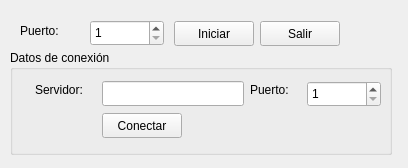
<?xml version="1.0" encoding="UTF-8"?>
<ui version="4.0">
 <class>Widget</class>
 <widget class="QWidget" name="Widget">
  <property name="geometry">
   <rect>
    <x>0</x>
    <y>0</y>
    <width>408</width>
    <height>168</height>
   </rect>
  </property>
  <property name="windowTitle">
   <string>Server</string>
  </property>
  <widget class="QSpinBox" name="sbxPuerto">
   <property name="geometry">
    <rect>
     <x>90</x>
     <y>20</y>
     <width>74</width>
     <height>26</height>
    </rect>
   </property>
   <property name="minimum">
    <number>1</number>
   </property>
   <property name="maximum">
    <number>65535</number>
   </property>
  </widget>
  <widget class="QPushButton" name="btnSalir">
   <property name="geometry">
    <rect>
     <x>260</x>
     <y>21</y>
     <width>80</width>
     <height>25</height>
    </rect>
   </property>
   <property name="text">
    <string>Salir</string>
   </property>
  </widget>
  <widget class="QLabel" name="lblPuerto">
   <property name="geometry">
    <rect>
     <x>20</x>
     <y>20</y>
     <width>51</width>
     <height>21</height>
    </rect>
   </property>
   <property name="text">
    <string>Puerto:</string>
   </property>
  </widget>
  <widget class="QPushButton" name="btnIniciar">
   <property name="geometry">
    <rect>
     <x>174</x>
     <y>21</y>
     <width>80</width>
     <height>25</height>
    </rect>
   </property>
   <property name="text">
    <string>Iniciar</string>
   </property>
  </widget>
  <widget class="QGroupBox" name="contConex">
   <property name="geometry">
    <rect>
     <x>10</x>
     <y>50</y>
     <width>382</width>
     <height>105</height>
    </rect>
   </property>
   <property name="title">
    <string>Datos de conexión</string>
   </property>
   <widget class="QLabel" name="lblServidor">
    <property name="geometry">
     <rect>
      <x>25</x>
      <y>31</y>
      <width>61</width>
      <height>17</height>
     </rect>
    </property>
    <property name="text">
     <string>Servidor:</string>
    </property>
   </widget>
   <widget class="QLabel" name="lblPuerto_2">
    <property name="geometry">
     <rect>
      <x>240</x>
      <y>31</y>
      <width>51</width>
      <height>17</height>
     </rect>
    </property>
    <property name="text">
     <string>Puerto:</string>
    </property>
   </widget>
   <widget class="QLineEdit" name="txfServidor">
    <property name="geometry">
     <rect>
      <x>92</x>
      <y>31</y>
      <width>142</width>
      <height>25</height>
     </rect>
    </property>
   </widget>
   <widget class="QSpinBox" name="sbxPuerto_2">
    <property name="geometry">
     <rect>
      <x>297</x>
      <y>31</y>
      <width>74</width>
      <height>26</height>
     </rect>
    </property>
    <property name="minimum">
     <number>1</number>
    </property>
    <property name="maximum">
     <number>65535</number>
    </property>
   </widget>
   <widget class="QPushButton" name="btnConectar">
    <property name="geometry">
     <rect>
      <x>92</x>
      <y>63</y>
      <width>80</width>
      <height>25</height>
     </rect>
    </property>
    <property name="text">
     <string>Conectar</string>
    </property>
   </widget>
  </widget>
 </widget>
 <layoutdefault spacing="6" margin="11"/>
 <resources/>
 <connections/>
</ui>
